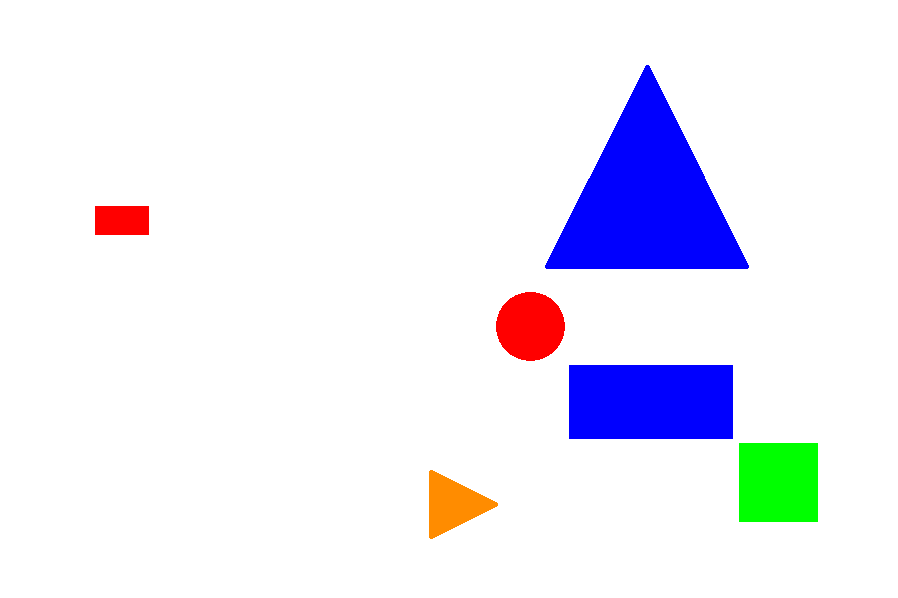
#> input picture Task1B/Test Images/test1.png, 898 x 598 px; its folder holds only this picture in this run
$ python task1B_main.py   (Python 2 division)   (older library calls are emulated)
#> lines starting #> are read from the running program, lines starting #| are printed output that depends on the picture; after the words box and inside, x2 and y2 are one past the last pixel; in counts of white or black regions, pixels touching at a corner belong together
########################################################################################
#                                                                                      #
# Team Id           eYRC_943                                                           #
# Author List       Hitesh Bhojwani, Dheeraj Khanna, Komal Bagai, Nikunj Kumar Agarwal #
# Filename          task1B_main.py                                                     #
# Theme             Harvester Bot                                                      #
# Fuctions          writecsv, main                                                     #
# Modules imported  cv2, numpy, os, math                                               #                                                                                             #
########################################################################################


#classes and subclasses to import
import cv2
import numpy as np
import os
import math

filename='results1B_943.csv'
#################################################################################################
# DO NOT EDIT!!!
#################################################################################################
#subroutine to write rerults to a csv
def writecsv(color,shape,size,count):
    #open csv file in append mode
    global filename
    filep = open('results1B_943.csv','a')
    # create string data to write per image
    datastr = "," + color + "-" + shape + "-" + size + "-" + str(count)
    #write to csv
    filep.write(datastr)

def main(path):
#####################################################################################################
    #Write your code here!!!

#> called with path = 'test1.png'
    contours = {}
    approx = []
    scale = 0.5                                                                                                         #setting font size for text
    list = []                                                                                                           #creating an empty list

    # [6 lines left out: function angle, not called in this run]

    image = path                                                                                                        #selecting image from the path
    frame = cv2.imread(image)                                                                                           #reading the image
#> frame is the input picture: shape (598, 898, 3); mean B, G, R 248.3, 236, 236.1
    list.append(image)                                                                                                  #appeding image in the list
    gray = cv2.cvtColor(frame, cv2.COLOR_BGR2GRAY)                                                                      #converting the image to grayscale
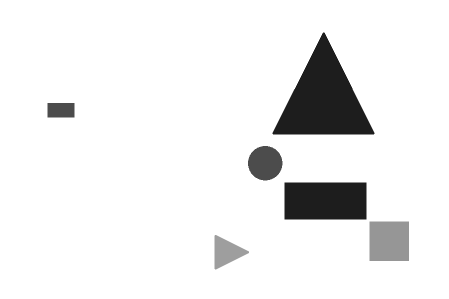
#> gray: shape (598, 898) (shown at 1/2 size); min 29, max 255, mean 237.4

    canny = cv2.Canny(frame, 200, 200)                                                                                  #canny edge detection
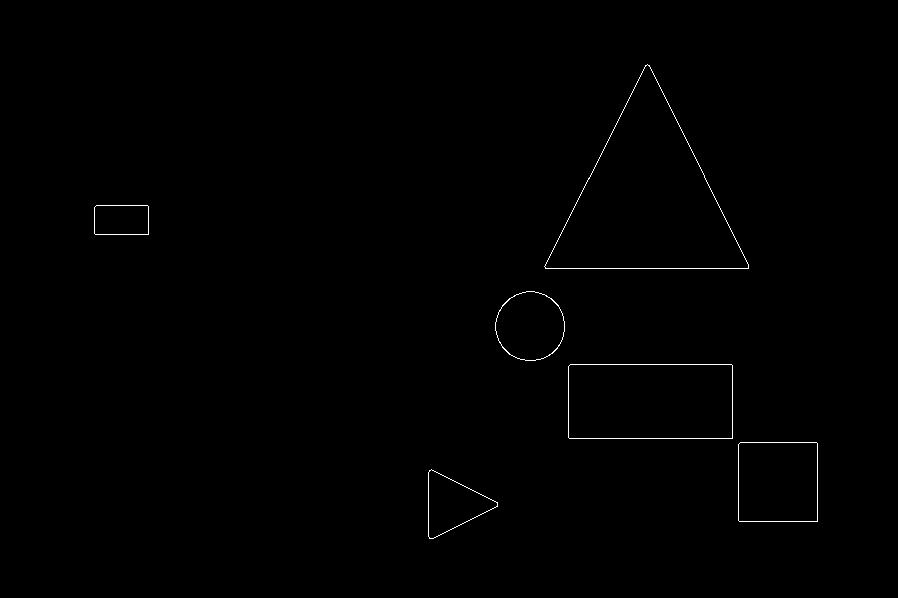
#> canny: shape (598, 898); 0.37% white in thin lines or dots, all inside (x1, y1, x2, y2) = (94, 64, 818, 539)
    kernel = np.ones([5, 5], "uint8")                                                                                   #creating numpy array

    lower_blue = np.array([250, 0, 0])                                                                                  #lower threshold for blue color
    upper_blue = np.array([255, 10, 10])                                                                                #upper theshold for blue color
    mask_blue = cv2.inRange(frame, lower_blue, upper_blue)                                                              #setting the threshold range for blue mask
#> mask_blue: shape (598, 898); 6.2% white; 2 white regions, box (x1, y1, x2, y2) and area: (545, 65, 749, 269) 21413, (569, 365, 733, 439) 12136
    mask_blue = cv2.dilate(mask_blue, kernel)                                                                           #masking for blue color
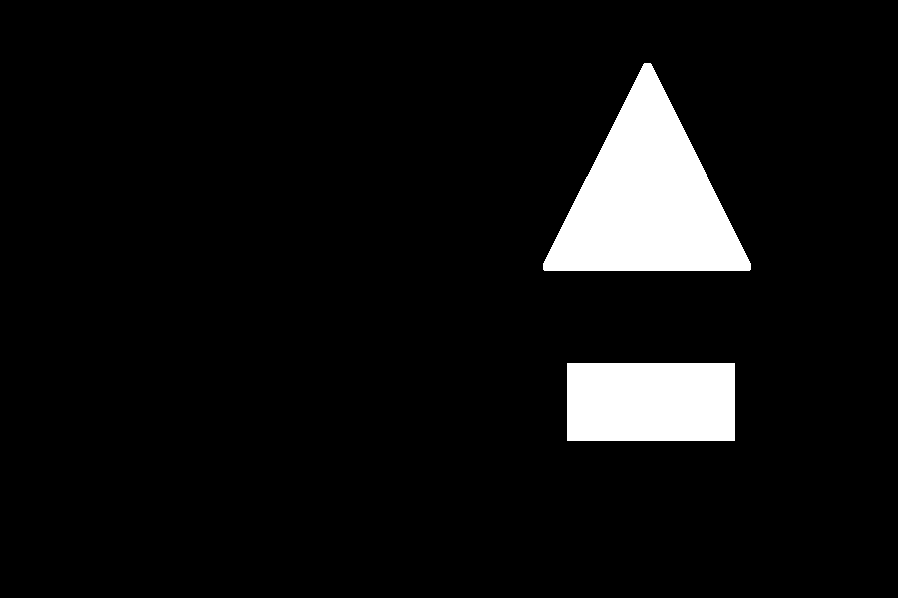
#> mask_blue: shape (598, 898); 6.7% white; 2 white regions, box (x1, y1, x2, y2) and area: (543, 63, 751, 271) 23061, (567, 363, 735, 441) 13104

    lower_orange = np.array([0, 50, 200])                                                                               #lower threshold for orange color
    upper_orange = np.array([180, 200, 255])                                                                            #upper threshold for orange color
    mask_orange = cv2.inRange(frame, lower_orange, upper_orange)                                                        #setting the threshold range for orange mask
#> mask_orange: shape (598, 898); 0.48% white; 1 white region, box (x1, y1, x2, y2) and area: (429, 470, 498, 539) 2581
    mask_orange = cv2.dilate(mask_orange, kernel)                                                                       #masking for orange color
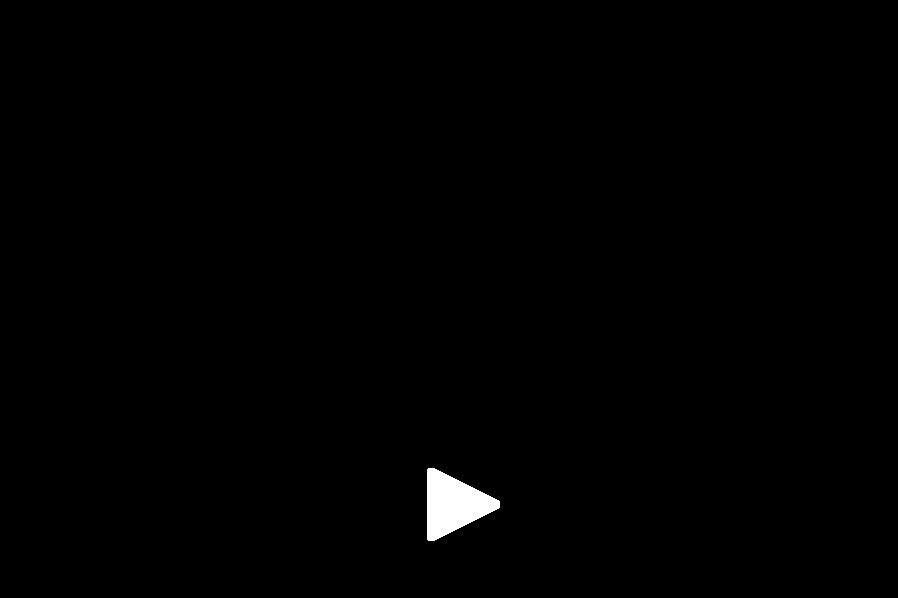
#> mask_orange: shape (598, 898); 0.59% white; 1 white region, box (x1, y1, x2, y2) and area: (427, 468, 500, 541) 3149

    lower_red = np.array([0, 0, 250])                                                                                   #lower threshold for red color
    upper_red = np.array([10, 10, 255])                                                                                 #upper threshold for red color
    mask_red = cv2.inRange(frame, lower_red, upper_red)                                                                 #setting the threshold range for red
#> mask_red: shape (598, 898); 0.98% white; 2 white regions, box (x1, y1, x2, y2) and area: (496, 292, 565, 361) 3719, (95, 206, 149, 235) 1566
    mask_red = cv2.dilate(mask_red, kernel)                                                                             #masking for orange color
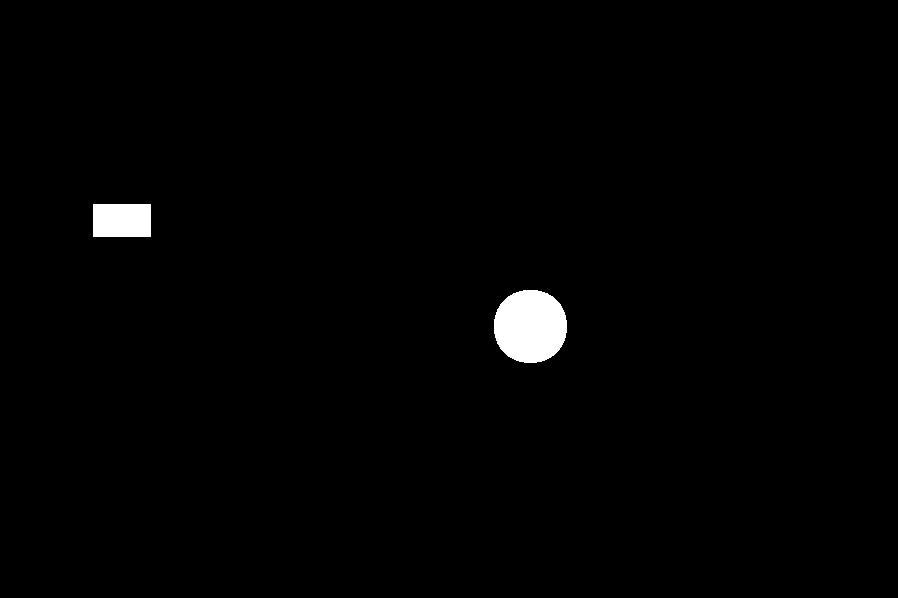
#> mask_red: shape (598, 898); 1.2% white; 2 white regions, box (x1, y1, x2, y2) and area: (494, 290, 567, 363) 4287, (93, 204, 151, 237) 1914

    lower_green = np.array([0, 250, 0])                                                                                 #lower threshold for green color
    upper_green = np.array([10, 255, 10])                                                                               #upper threshold for green color
    mask_green = cv2.inRange(frame, lower_green, upper_green)                                                           #setting the threshold range for green
#> mask_green: shape (598, 898); 1.2% white; 1 white region, box (x1, y1, x2, y2) and area: (739, 443, 818, 522) 6241
    mask_green = cv2.dilate(mask_green, kernel)                                                                         #making for green color
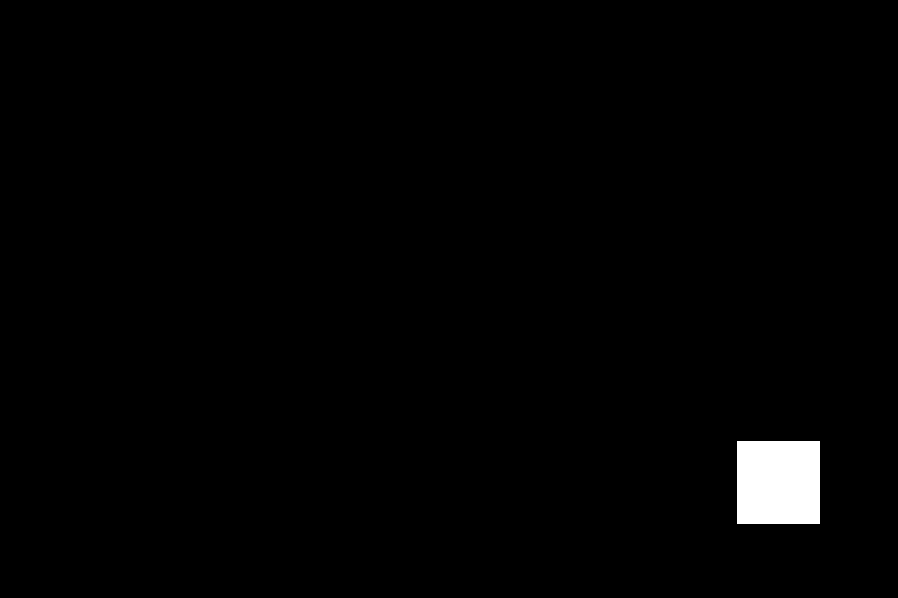
#> mask_green: shape (598, 898); 1.3% white; 1 white region

    lower_yellow = np.array([0, 200, 240])                                                                              #lower threshold for yellow color
    upper_yellow = np.array([5, 255, 255])                                                                              #upper threshold for yellow color
    mask_yellow = cv2.inRange(frame, lower_yellow, upper_yellow)                                                        #setting the threshold range for yellow
#> mask_yellow: shape (598, 898); every value is 0
    mask_yellow = cv2.dilate(mask_yellow, kernel)                                                                       #making for yellow color

    canny2, contours, hierarchy = cv2.findContours(mask_blue, cv2.RETR_EXTERNAL, cv2.CHAIN_APPROX_SIMPLE)               #contour detection for blue color
#> contours = 2 contours; box (x1, y1, x2, y2) and area: (543, 63, 751, 271) 22748, (567, 363, 735, 441) 12859
    for i in range(0, len(contours)):                                                                                   #initiating the loop
        color = "blue"
        sq = 0
        cnt = contours[i]
        area = cv2.contourArea(cnt)                                                                                     #calculating area of contour
        approx = cv2.approxPolyDP(contours[i], cv2.arcLength(contours[i], True) * 0.04, True)                           #finding the vertices
        if (abs(cv2.contourArea(contours[i])) < 100 or not (cv2.isContourConvex(approx))):
            continue
        x, y, w, h = cv2.boundingRect(contours[i])
        if (len(approx) == 3):                                                                                          #logic for triangle
            shape = "triangle"
            if area <= 1585:                                                                                            #logic for size detection
                size = "small"
            elif area >= 5663:
                size = "large"
            else:
                size = "medium"

        elif (len(approx) == 4):                                                                                        #logic for four side polygon
            x, y, w, h = cv2.boundingRect(approx)
            ar = w / float(h)
            if ar >= 0.99 and ar <= 1.01:                                                                               #logic for square
                shape = "square"
                if area <= 2913:                                                                                        #logic for size detection
                    size = "small"
                elif area >= 10813:
                    size = "large"
                else:
                    size = "medium"

            else:                                                                                                       #logic for rectangle
                shape = "rectangle"
                if area <= 3993:                                                                                        #logic for size detection
                    size = "small"
                elif area >= 21213:
                    size = "large"
                else:
                    size = "medium"

        else:                                                                                                           #logic for circle
            area = cv2.contourArea(contours[i])
            radius = w / 2                                                                                              #calculating radius of circle
            if (abs(1 - (float(w) / h)) <= 2 and abs(1 - (area / (math.pi * radius * radius))) <= 0.2):
                shape = "circle"
                if area <= 2286:                                                                                        #logic for size detection
                    size= "small"
                elif area >= 8497:
                    size = "large"
                else:
                    size = "medium"
        cv2.putText(frame, color, (x + w / 3, y + h / 2), cv2.FONT_HERSHEY_SIMPLEX, scale, (0, 0, 0), 1, cv2.LINE_AA)   #putting text color over image
        cv2.putText(frame, shape, (x + w / 3, y + (h / 2) + 15), cv2.FONT_HERSHEY_SIMPLEX, scale, (0, 0, 0), 1,         #putting text shape over image
                    cv2.LINE_AA)

        for j in range(0, len(contours)):                                                                               #logic for similar images

            cnt = contours[j]
            area = cv2.contourArea(cnt)
            approx = cv2.approxPolyDP(contours[j], cv2.arcLength(contours[j], True) * 0.04, True)
            if (abs(cv2.contourArea(contours[j])) < 100 or not (cv2.isContourConvex(approx))):
                continue
            x, y, w, h = cv2.boundingRect(contours[j])
            if (len(approx) == 3):
                shape1 = "triangle"
                if area <= 1585:
                    size1 = "small"
                elif area >= 5663:
                    size1 = "large"
                else:
                    size1 = "medium"

            elif (len(approx) == 4):
                x, y, w, h = cv2.boundingRect(approx)
                ar = w / float(h)
                if ar >= 0.99 and ar <= 1.01:
                    shape1 = "square"
                    if area <= 2913:
                        size1 = "small"
                    elif area >= 10813:
                        size1 = "large"
                    else:
                        size1 = "medium"

                else:
                    shape1 = "rectangle"
                    if area <= 3993:
                        size1 = "small"
                    elif area >= 21213:
                        size1 = "large"
                    else:
                        size1 = "medium"

            else:
                area = cv2.contourArea(contours[j])
                radius = w / 2
                if (abs(1 - (float(w) / h)) <= 2 and abs(1 - (area / (math.pi * radius * radius))) <= 0.2):
                    shape1 = "circle"
                    if area <= 2286:
                        size1 = "small"
                    elif area >= 8497:
                        size1 = "large"
                    else:
                        size1 = "medium"
            if size1 == size and shape1 == shape:                                                                       #check number of similar number of images
                sq = sq + 1

        img = cv2.drawContours(frame, contours, -1, (0, 0, 0), 1)                                                       #drawing contours
        element = []                                                                                                    #creating  a sublist
        element.append(color + "-" + shape + "-" + size + "-" + str(sq))                                                #appending the shapes and colors in the list
        if element not in list:                                                                                         #removing repeated similar images
            list.append(element)                                                                                        #appending the sublist to the list
            writecsv(color, shape, size, sq)                                                                            #calling writecsv function
#> this loop made 2 passes
#> color on pass 1: 'blue'
#> pass 2, in main, `img = cv2.drawContours(frame, contours, -1, (0, 0, 0), 1)`:
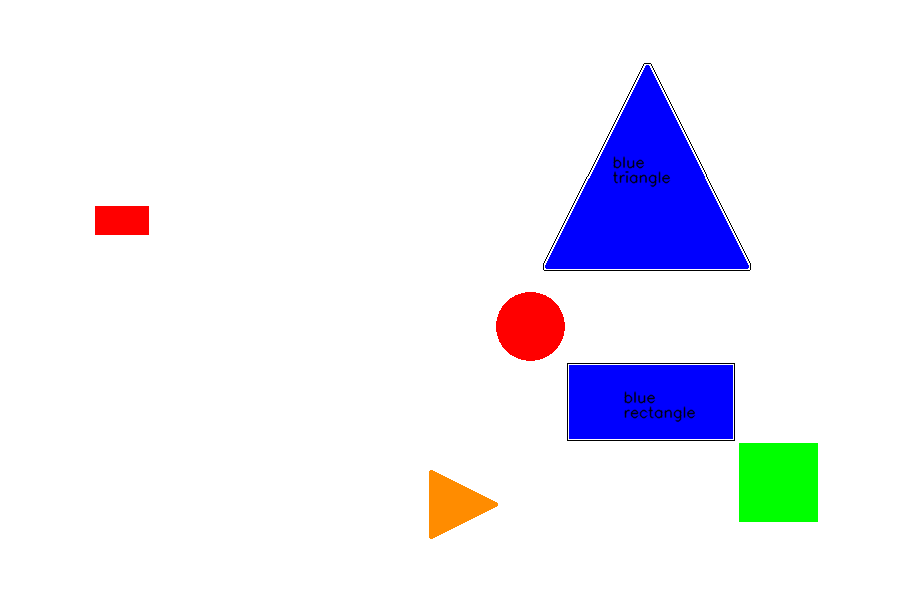
#> img: shape (598, 898, 3); mean B, G, R 247.5, 235.5, 235.6
#> after the loop, list = ['test1.png', ['blue-rectangle-medium-1'], ['blue-triangle-large-1']]


    canny2, contours, hierarchy = cv2.findContours(mask_red, cv2.RETR_EXTERNAL, cv2.CHAIN_APPROX_SIMPLE)                #contour detection for red color
#> contours = 2 contours; box (x1, y1, x2, y2) and area: (494, 290, 567, 363) 4182, (93, 204, 151, 237) 1824
#> (the rest of the program and of its run is left out)
